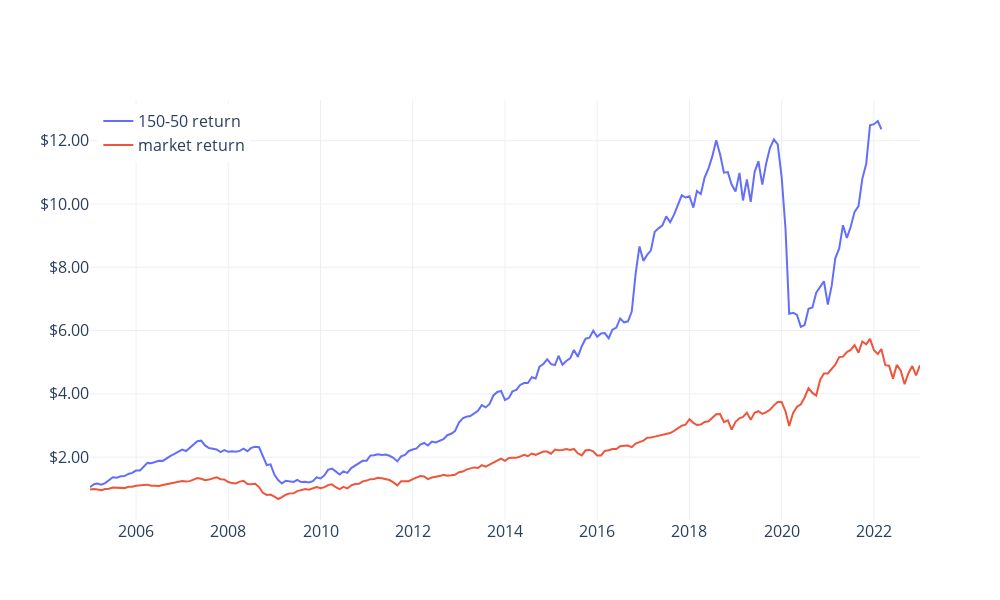

This figure's notebook cell:
### Markdown cell above
# Example Accumulation Plot

### Code cell
trace1 = go.Scatter(
    x = df.index.to_list(),
    y = (1+df.ret).cumprod(),
    mode="lines",
    name="150-50 return",
    hovertemplate="%{x}<br>accumulation = $%{y:.2f}<extra></extra>"
)

trace2 = go.Scatter(
    x = df.index.to_list(),
    y = (1+df.mkt).cumprod(),
    mode="lines",
    name="market return",
    hovertemplate="%{x}<br>accumulation = $%{y:.2f}<extra></extra>"
)

fig = go.Figure(trace1)
fig.add_trace(trace2)
fig.update_layout(
    yaxis_title="",
    xaxis_title_font = {"size":18},
    template="plotly_white",
    yaxis_tickprefix="$",
    yaxis_tickformat=".2f",
    height=600,  
    width=1000,
    legend=dict(
      x = 0.01,
      y = 0.99
    ),
    font_size=16
)
fig.show()

### Figure 1 — Plotly figure (JSON) as saved in the notebook; plotly's stock layout.template omitted (floating-point values rounded to 4 significant figures; data arrays with more than 128 entries replaced by an {"elided": "..."} marker saying what was removed)
{"data": [{"hovertemplate": "%{x}<br>accumulation = $%{y:.2f}<extra></extra>", "mode": "lines", "name": "150-50 return", "type": "scatter", "x": {"elided": "217 str values"}, "y": {"elided": "217 float values"}}, {"hovertemplate": "%{x}<br>accumulation = $%{y:.2f}<extra></extra>", "mode": "lines", "name": "market return", "type": "scatter", "x": {"elided": "217 str values"}, "y": {"elided": "217 float values"}}], "layout": {"font": {"size": 16}, "height": 600, "legend": {"x": 0.01, "y": 0.99}, "width": 1000, "xaxis": {"title": {"font": {"size": 18}}}, "yaxis": {"tickformat": ".2f", "tickprefix": "$", "title": {"text": ""}}}}
